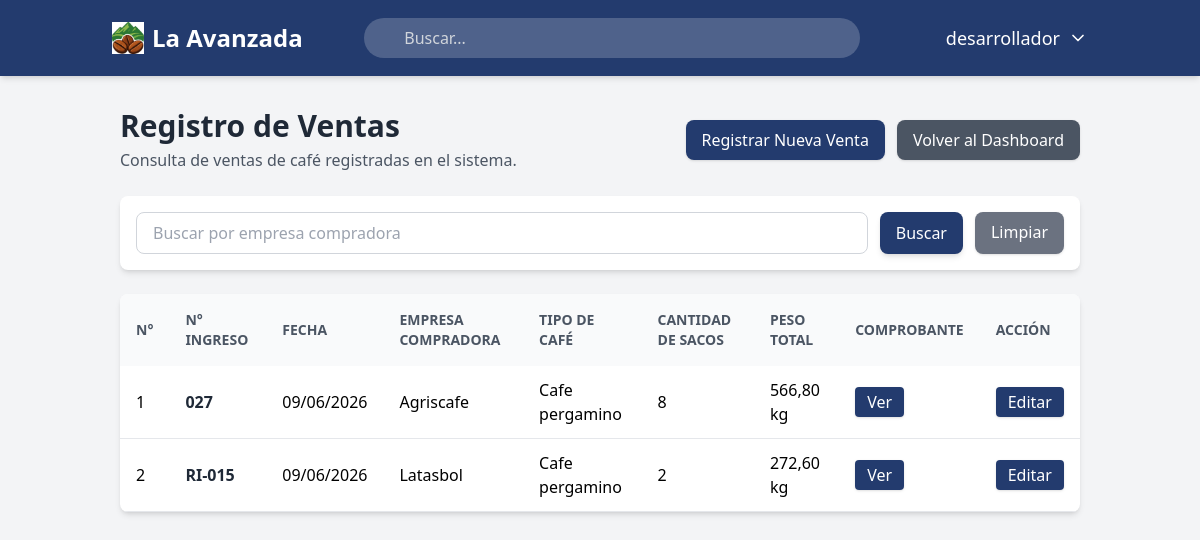
The page /ventas/ (signed in) on the database its author committed.
### usuarios/models.py (models this page shows)
class Usuario(AbstractUser): # CREAMOS LA CLASE USUARIO
    usuario_id = models.AutoField(primary_key=True) #CAMPO USUARIO ID, ES NUMEROS AUTOMATICOS Y ES LLAVE PRIMARIA
    USERNAME_FIELD = 'username' # CAMPO PARA INICIAR SESION
    class Meta: # CONFIGURACIONES EXTRAS en la bd
        db_table = 'usuarios' # nombre de la tabla
        verbose_name = 'Usuario' # definimos en sigular el modelo dentro del panel de django
        verbose_name_plural = 'Usuarios' # define como se mostrara en plural en django

### ventas/models.py (models this page shows, shortened)
class VentaCafe(models.Model):
    TIPOS_CAFE = [
        ('Cafe pergamino', 'Café pergamino'),
        ('Cafe oro', 'Café oro'),
        ('Cafe miel / honey', 'Café miel / honey'),
    ]
    id_venta = models.AutoField(primary_key=True)
    numero_ingreso = models.CharField(
        max_length=50,
        unique=True
    )
    fecha_venta = models.DateField()
    empresa_compradora = models.CharField(
        max_length=150
    )
    tipo_cafe = models.CharField(
        max_length=30,
        choices=TIPOS_CAFE
    )
    procedencia = models.CharField(
        max_length=100,
        default='Irupana'
    )
    proveedor = models.CharField(
        max_length=100,
        default='La Avanzada'
    )
    cantidad_sacos = models.PositiveIntegerField()
    peso_total_kg = models.DecimalField(
        max_digits=10,
        decimal_places=2
    )
    registrado_por = models.ForeignKey(
        settings.AUTH_USER_MODEL,
        on_delete=models.SET_NULL,
        null=True,
        blank=True,
        related_name='ventas_registradas'
    )
    editado_por = models.ForeignKey(
        settings.AUTH_USER_MODEL,
        on_delete=models.SET_NULL,
        null=True,
        blank=True,
        related_name='ventas_editadas'
    )
    fecha_registro = models.DateTimeField(auto_now_add=True)
    class Meta:
        db_table = 'ventas_cafe'
        ordering = ['-fecha_venta', '-fecha_registro']
        verbose_name = 'Venta de café'
        verbose_name_plural = 'Ventas de café'

### ventas/views.py (the view)
# urls.py: path('', views.lista_ventas, name='lista_ventas'),
@login_required
def lista_ventas(request):
    permiso = obtener_permiso_ventas(request.user)
    if permiso == 0:
        return redirect('dashboard')
    ventas = VentaCafe.objects.all()
    buscar = request.GET.get('buscar', '').strip()
    if buscar:
        ventas = ventas.filter(
            Q(empresa_compradora__icontains=buscar) |
            Q(numero_ingreso__icontains=buscar)
        )
    ventas = ventas.order_by('-fecha_venta', '-fecha_registro')
    paginador = Paginator(ventas, 15)
    numero_pagina = request.GET.get('page')
    page_obj = paginador.get_page(numero_pagina)
    contexto = {
        'page_obj': page_obj,
        'buscar': buscar,
        'permiso': permiso,
    }
    return render(request, 'ventas/lista_ventas.html', contexto)

### principal/context_processors.py (called while the page is built)
def obtener_permisos(request):
    permisos = { # los modulos
        'registrar_compras_cafe': 0,
        'historial_compras': 0,
        'comunidades': 0,
        'productores': 0,
        'registro_ventas_cafe': 0,
        'analisis_predicciones': 0,
        'roles_usuarios': 0,
    }
    roles = []
    if request.user.is_authenticated:
        roles_usuario = UsuarioRol.objects.filter(usuario=request.user)
        roles = [usuario_rol.rol.nombre_rol for usuario_rol in roles_usuario]
        for usuario_rol in roles_usuario:
            rol = usuario_rol.rol
            for modulo in permisos.keys():
                permiso_actual = getattr(rol, modulo, 0)
                if permiso_actual > permisos[modulo]:
                    permisos[modulo] = permiso_actual
    return {
        'permisos': permisos,
        'roles': roles,
    }

### ventas/views.py (called while the page is built)
def obtener_permiso_ventas(usuario):
    roles_usuario = UsuarioRol.objects.filter(usuario=usuario)
    permiso_maximo = 0
    for usuario_rol in roles_usuario:
        rol = usuario_rol.rol
        permiso_actual = getattr(rol, 'registro_ventas_cafe', 0)
        if permiso_actual > permiso_maximo:
            permiso_maximo = permiso_actual
    return permiso_maximo

### ventas/templates/ventas/lista_ventas.html (shortened to what this page needs)
{% extends 'principal/base.html' %}
{% block content %}
<div class="max-w-7xl mx-auto">
  <div class="flex flex-col md:flex-row md:items-center md:justify-between gap-4 mb-6">
    <div>
      <h1 class="text-3xl font-bold text-gray-800">Registro de Ventas</h1>
      <p class="text-gray-600 mt-1">
        Consulta de ventas de café registradas en el sistema.
      </p>
    </div>
    <div class="flex flex-col sm:flex-row gap-3">
      {% if permiso >= 2 %}
      <a
        href="{% url 'ventas:nueva_venta' %}"
        class="bg-[#233b6e] hover:bg-[#1a2c53] text-white px-4 py-2 rounded-lg shadow text-center"
      >
        Registrar Nueva Venta
      </a>
      {% endif %}
      <a
        href="{% url 'dashboard' %}"
        class="bg-gray-600 hover:bg-gray-700 text-white px-4 py-2 rounded-lg shadow text-center"
      >
        Volver al Dashboard
      </a>
    </div>
  </div>
  <div class="bg-white rounded-lg shadow-md p-4 mb-6">
    <form method="get" class="flex flex-col md:flex-row gap-3">
      <input
        type="text"
        name="buscar"
        value="{{ buscar }}"
        placeholder="Buscar por empresa compradora"
        autocomplete="off"
        class="w-full border border-gray-300 rounded-lg px-4 py-2 focus:outline-none focus:ring-2 focus:ring-[#233b6e]"
      />
      <button
        type="submit"
        class="w-full md:w-auto bg-[#233b6e] text-white px-4 py-2 rounded-lg shadow-md hover:bg-[#1a2c53] transition-colors duration-300"
      >
        Buscar
      </button>
      <a
        href="{% url 'ventas:lista_ventas' %}"
        class="bg-gray-500 hover:bg-gray-600 text-white px-4 py-2 rounded-lg shadow text-center"
      >
        Limpiar
      </a>
    </form>
  </div>
  <div class="bg-white rounded-lg shadow-md overflow-hidden">
    <div class="overflow-x-auto">
      <table class="min-w-full border-collapse">
        <thead class="bg-gray-50 text-gray-600 uppercase text-sm">
          <tr>
            <th class="px-4 py-4 text-left font-semibold">N°</th>
            <th class="px-4 py-4 text-left font-semibold">N° ingreso</th>
            <th class="px-4 py-4 text-left font-semibold">Fecha</th>
            <th class="px-4 py-4 text-left font-semibold">Empresa compradora</th>
            <th class="px-4 py-4 text-left font-semibold">Tipo de café</th>
            <th class="px-4 py-4 text-left font-semibold">Cantidad de sacos</th>
            <th class="px-4 py-4 text-left font-semibold">Peso total</th>
            <th class="px-4 py-4 text-left font-semibold">Comprobante</th>
            {% if permiso >= 2 %}
            <th class="px-4 py-4 text-left font-semibold">Acción</th>
            {% endif %}
          </tr>
        </thead>
        <tbody>
          {% for venta in page_obj %}
          <tr class="border-b hover:bg-gray-50">
            <td class="px-4 py-3">
              {{ page_obj.start_index|add:forloop.counter0 }}
            </td>
            <td class="px-4 py-3 font-semibold text-gray-800">
              {{ venta.numero_ingreso }}
            </td>
            <td class="px-4 py-3">
              {{ venta.fecha_venta|date:"d/m/Y" }}
            </td>
            <td class="px-4 py-3">
              {{ venta.empresa_compradora }}
            </td>
            <td class="px-4 py-3">
              {{ venta.tipo_cafe }}
            </td>
            <td class="px-4 py-3">
              {{ venta.cantidad_sacos }}
            </td>
            <td class="px-4 py-3">
              {{ venta.peso_total_kg|floatformat:2 }} kg
            </td>
            <td class="px-4 py-3">
              <a
                href="{% url 'ventas:comprobante_venta_pdf' venta.pk %}"
                target="_blank"
                class="bg-[#233b6e] hover:bg-[#1a2c53] text-white px-3 py-1 rounded shadow transition-colors duration-300"
              >
                Ver
              </a>
            </td>
            {% if permiso >= 2 %}
            <td class="px-4 py-3">
              <a
                href="{% url 'ventas:editar_venta' venta.pk %}"
                class="bg-[#233b6e] hover:bg-[#1a2c53] text-white px-3 py-1 rounded shadow transition-colors duration-300"
              >
                Editar
              </a>
            </td>
            {% endif %}
          </tr>
          {% endfor %}
        </tbody>
      </table>
    </div>
  </div>
</div>
{% endblock %}

### principal/templates/principal/base.html (shortened to what this page needs)
{% load static %}
<!DOCTYPE html>
<html lang="es">
<head>
    <script src="https://cdn.tailwindcss.com"></script>
</head>
<body class="bg-gray-100 font-sans">
    <nav class="bg-[#233b6e] text-white shadow-md">
        <div class="container mx-auto px-4 py-4 flex flex-col md:flex-row justify-between items-center space-y-4 md:space-y-0">
            <a href="{% url 'dashboard' %}" class="flex items-center gap-2 text-2xl font-bold rounded-lg px-2 py-1 transition-all hover:bg-white/10">
                <img src="{% static 'img/logoavanzada2.jpg' %}" alt="La Avanzada" class="h-8 w-8">
                <span>La Avanzada</span>
            </a>
            <div class="relative w-full md:w-1/2">
                <input
                    type="text"
                    id="transaction-input"
                    placeholder="Buscar..."
                    class="w-full bg-white/20 text-white rounded-full py-2 pl-10 pr-4 focus:outline-none focus:ring-2 focus:ring-white/50 placeholder-gray-300"
                >
            </div>
            <div class="flex items-center space-x-6">
                <div class="relative">
                    <button id="user-menu-button" class="flex items-center space-x-2 text-lg font-medium transition-all hover:bg-white/10 p-2 rounded-lg">
                        <span>{{ user.first_name|default:user.username }}</span>
                        <svg xmlns="http://www.w3.org/2000/svg" width="20" height="20"
                             viewBox="0 0 24 24" fill="none" stroke="currentColor"
                             stroke-width="2" stroke-linecap="round" stroke-linejoin="round"
                             class="lucide lucide-chevron-down">
                            <path d="m6 9 6 6 6-6"></path>
                        </svg>
                    </button>
                </div>
            </div>
        </div>
    </nav>
    <main class="container mx-auto p-8">
        {% block content %}
        {% endblock content %}
    </main>
</body>
</html>

### rows shown on the page
Usuario: first_name "desarrollador"
VentaCafe: start_index|add "1", numero_ingreso "027", fecha_venta "09/06/2026", empresa_compradora "Agriscafe", tipo_cafe "Cafe pergamino", cantidad_sacos "8", peso_total_kg "566,80"
VentaCafe: start_index|add "2", numero_ingreso "RI-015", fecha_venta "09/06/2026", empresa_compradora "Latasbol", tipo_cafe "Cafe pergamino", cantidad_sacos "2", peso_total_kg "272,60"
